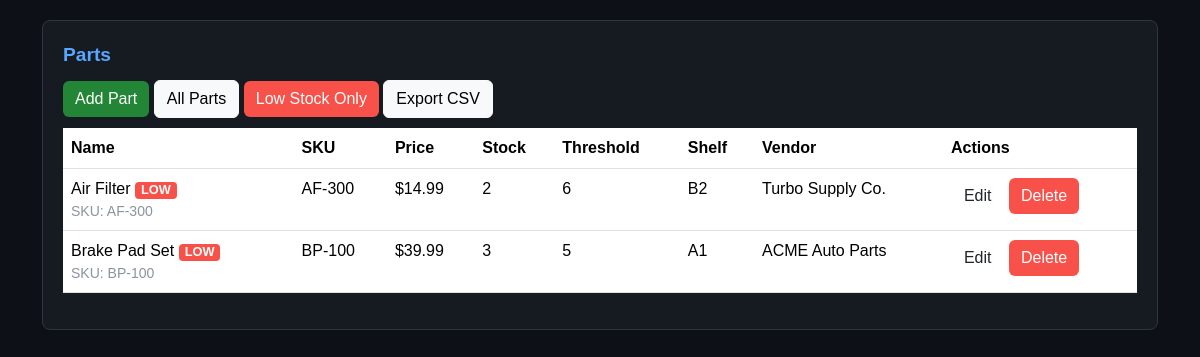
Screenshot of /parts?low=1 with the database file from the repository.
### models.py (models this page shows, shortened)
class Part(db.Model):
    __tablename__ = "parts"
    id = db.Column(db.Integer, primary_key=True)
    name = db.Column(db.String(120), nullable=False)
    sku = db.Column(db.String(80), nullable=False, unique=True)
    price = db.Column(db.Float, nullable=False)
    stock = db.Column(db.Integer, nullable=False, default=0)
    shelf_location = db.Column(db.String(50))
    reorder_threshold = db.Column(db.Integer, nullable=False, default=5)
    vendor_id = db.Column(db.Integer, db.ForeignKey("vendors.id"), nullable=True)

class Vendor(db.Model):
    __tablename__ = "vendors"
    id = db.Column(db.Integer, primary_key=True)
    name = db.Column(db.String(120), nullable=False, unique=True)
    contact_email = db.Column(db.String(120))
    phone = db.Column(db.String(50))
    parts = db.relationship("Part", backref="vendor", lazy=True)

### app.py (the view)
    @app.route("/parts", methods=["GET"])
    def list_parts():
        low_only = request.args.get("low", type=int)
        q = Part.query.options(joinedload(Part.vendor))  # <-- eager-load
        if low_only == 1:
            q = q.filter(Part.stock <= Part.reorder_threshold)
        parts = q.order_by(Part.name.asc()).all()
        return render_template("parts_list.html", parts=parts)

### Templates/parts_list.html
{% extends "base.html" %}
{% block content %}
<div class="card">
  <div class="title">Parts</div>
  <div class="toolbar" style="margin-bottom:10px;">
    <a class="btn btn-primary" href="{{ url_for('add_part') }}">Add Part</a>
    <a class="btn btn-light" href="{{ url_for('list_parts') }}">All Parts</a>
    <a class="btn btn-warn" href="{{ url_for('list_parts') }}?low=1">Low Stock Only</a>
    <a class="btn btn-light" href="{{ url_for('export_parts') }}">Export CSV</a>
  </div>
  {% if parts|length == 0 %}
    <p class="muted" style="margin-top:10px">No parts found.</p>
  {% else %}
  <div class="table-wrap">
    <table class="table">
      <thead>
        <tr>
          <th>Name</th>
          <th>SKU</th>
          <th class="right">Price</th>
          <th class="right">Stock</th>
          <th class="right">Threshold</th>
          <th>Shelf</th>
          <th>Vendor</th>
          <th class="right">Actions</th>
        </tr>
      </thead>
      <tbody>
        {% for p in parts %}
        {% set stock_val = (p.stock|default(0, true))|int %}
        {% set thresh_val = (p.reorder_threshold|default(0, true))|int %}
        {% set is_low = stock_val <= thresh_val %}
        {% set vendor_label =
            (p.vendor and (p.vendor.name or p.vendor.company_name)) or
            p.vendor_name or
            (vendors_by_id and p.vendor_id and vendors_by_id.get(p.vendor_id) and (vendors_by_id.get(p.vendor_id).name or vendors_by_id.get(p.vendor_id).company_name)) or
            p.vendor_id or
            '—'
        %}
        <tr class="{{ 'row-low' if is_low }}">
          <td>
            {{ p.name }}
            {% if is_low %}<span class="badge badge-low" title="At/below threshold">LOW</span>{% endif %}
            <div class="muted small">SKU: {{ p.sku }}</div>
          </td>
          <td>{{ p.sku }}</td>
          <td class="right">${{ '%.2f'|format((p.price|default(0, true))|float) }}</td>
          <td class="right">{{ stock_val }}</td>
          <td class="right">{{ thresh_val }}</td>
          <td>{{ p.shelf_location|default('—', true) }}</td>
          <td>{{ vendor_label }}</td>
          <td class="right">
            <a class="btn btn-small" href="{{ url_for('edit_part', part_id=p.id) }}">Edit</a>
            <form action="{{ url_for('delete_part', part_id=p.id) }}" method="post" style="display:inline" onsubmit="return confirm('Delete this part?');">
              <button type="submit" class="btn btn-small btn-warn">Delete</button>
            </form>
          </td>
        </tr>
        {% endfor %}
      </tbody>
    </table>
  </div>
  {% endif %}
</div>
{% endblock %}

### Templates/base.html (style rules this page uses)
body { background-color: #0d1117; color: #e6edf3; font-family: Arial, sans-serif; margin: 20px; }
.card { background-color: #161b22; border: 1px solid #30363d; border-radius: 8px; padding: 20px; margin-bottom: 20px; color: #e6edf3; }
.title { font-size: 1.2rem; font-weight: bold; color: #58a6ff; margin-bottom: 10px; }
.badge-low { background-color: #f85149; color: white; padding: 2px 6px; border-radius: 4px; font-size: 0.8rem; margin-right: 6px; }
.btn-primary { background-color: #238636; border: none; }
.btn-warn { background-color: #f85149; border: none; color: white; }
.muted { color: #8b949e; }

### rows the page displays
Part: name "Air Filter", sku "AF-300", price "14.99", stock_val "2", reorder_threshold "6", shelf_location "B2"
Vendor: name "Turbo Supply Co."
Part: name "Brake Pad Set", sku "BP-100", price "39.99", stock "3", reorder_threshold "5", shelf_location "A1"
Vendor: name "ACME Auto Parts"
